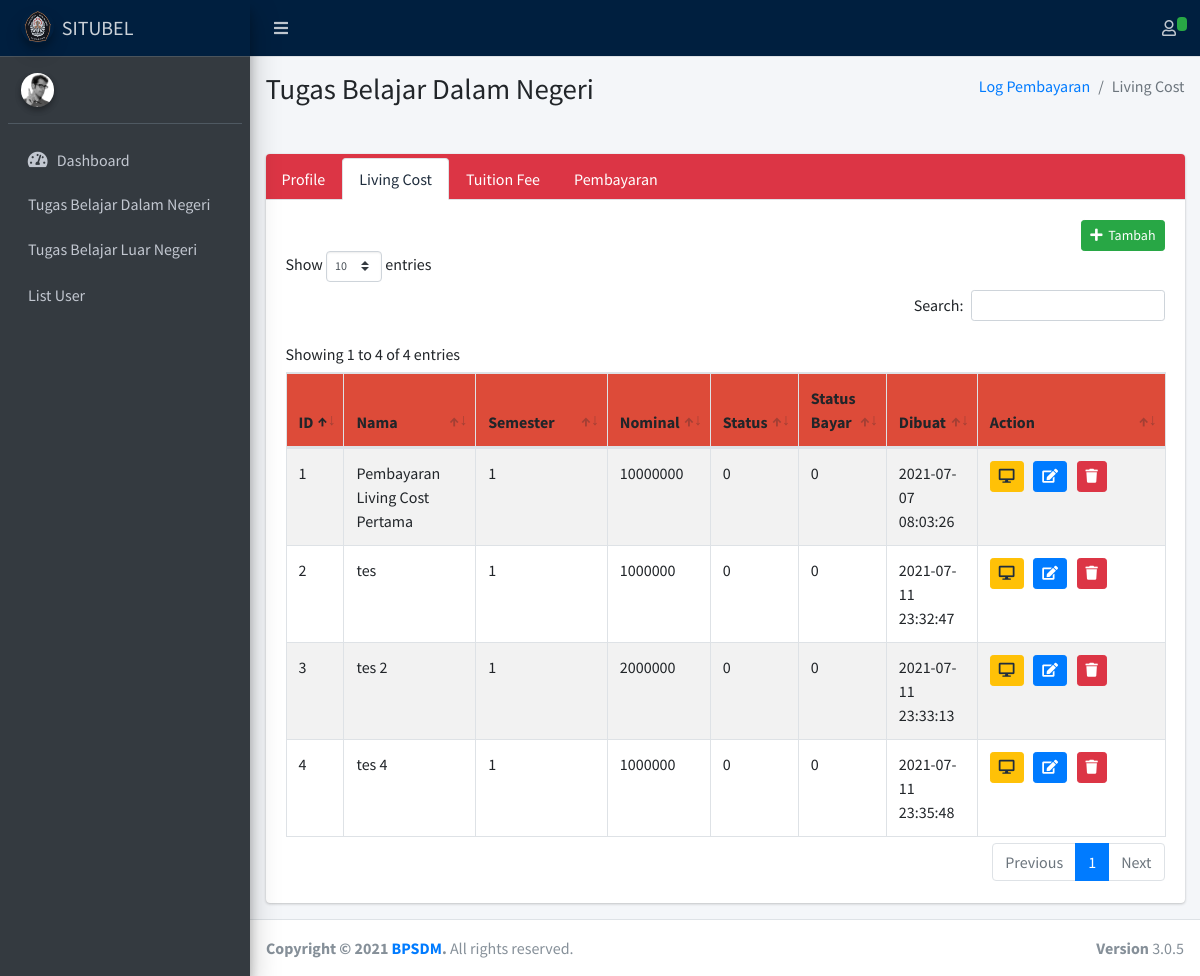
The app's page /admin/tubeldn/livingcost/4 with its own data.
### tables this page shows
CREATE TABLE `report` (
  `id` int(11) NOT NULL,
  `users_id` int(11) NOT NULL,
  `study_id` int(11) NOT NULL,
  `report_bayar_id` int(11) NOT NULL,
  `nama` varchar(255) NOT NULL,
  `start_date` date NOT NULL,
  `end_date` date NOT NULL,
  `semester` varchar(16) NOT NULL,
  `nominal` varchar(64) NOT NULL,
  `status` int(4) NOT NULL COMMENT '0 : waiting\r\n1 : done\r\n2 : onprocess\r\n3 : rejected',
  `keterangan` text NOT NULL,
  `komentar` text NOT NULL,
  `status_bayar` int(4) NOT NULL COMMENT '0 : unpaid\r\n1 : paid\r\n2 : onprocess',
  `created_at` datetime NOT NULL,
  `updated_at` datetime NOT NULL,
  `admin` int(11) NOT NULL,
  `approved_at` datetime NOT NULL,
  `report_type_id` int(11) NOT NULL
);

### application/controllers/adminweb/MonitoringDn.php (called while the page is built, shortened)
<?php
class MonitoringDn extends CI_Controller {
    public function __construct()
    {
        $this->load->model('UserModel');
        $this->load->model('StudyModel');
        $this->load->model('ReportModel');
        $this->load->model('ReporttypeModel');
        $this->load->model('ReportbayarModel');
    }
	public function livingcost()
	{
		$id = $this->uri->segment(4);
		$report_type = $this->ReporttypeModel->show_id(1);
		$reports = $this->ReportModel->show_report_tubeldn($id,$report_type->id);
        $this->load->view('main_admin.php',[
            "page" => "monitoringdn",
            "content" => [],
			"category" => 'livingcost',
			"users_id" => $id,
			"reports" => $reports
        ]);
	}
}

### index.php (called while the page is built, shortened)
<?php
require_once BASEPATH.'core/CodeIgniter.php';

### application/models/ReporttypeModel.php (called while the page is built, shortened)
<?php if(!defined('BASEPATH')) exit('Hacking Attempt : Keluar dari sistem..!!');
class ReporttypeModel extends CI_Model
{
	public function show_id($id)
    {
        $this->db->select('*');
		$this->db->where('id',$id);
        return $this->db->get('report_type')->result()[0];
    }
}

### application/models/ReportModel.php (called while the page is built, shortened)
<?php if(!defined('BASEPATH')) exit('Hacking Attempt : Keluar dari sistem..!!');
class ReportModel extends CI_Model
{
	public function show_report_tubeldn($id,$id_report)
    {
        $this->db->select('*');
		$this->db->where('users_id',$id);
		$this->db->where('report_type_id',$id_report);
        return $this->db->get('report')->result();
    }
}

### application/views/pages/admin/monitoringdn.php (the view, shortened to what this page needs)
<div class="content-wrapper">
	<section class="content-header">
		<div class="container-fluid">
			<div class="row mb-2">
				<div class="col-sm-6">
					<h1>Tugas Belajar Dalam Negeri</h1>
				</div>
				<div class="col-sm-6">
					<ol class="breadcrumb float-sm-right">
						<li class="breadcrumb-item"><a href="#">Log Pembayaran</a></li>
						<li class="breadcrumb-item active">Living Cost</li>
					</ol>
				</div>
			</div>
		</div>
	</section>
	<br>
	<section class="content">
		<div class="container-fluid">
			<div class="row">
				<div class="col-12">
					<div class="card card-danger card-tabs">
						<div class="card-header p-0 pt-1">
							<ul class="nav nav-tabs" id="custom-tabs-one-tab" role="tablist">
								<li class="nav-item">
									<a class="nav-link <?= $category == 'profile' ?'active':''?>"
										id="custom-tabs-one-home-tab"
										href="<?= base_url('admin/monitoringdn/').$users_id ?>" role="tab"
										aria-controls="custom-tabs-one-home" aria-selected="true">Profile</a>
								</li>
								<li class="nav-item">
									<a class="nav-link <?= $category == 'livingcost' ?'active':''?>"
										id="custom-tabs-one-home-tab"
										href="<?= base_url('admin/tubeldn/livingcost/').$users_id ?>" role="tab"
										aria-controls="custom-tabs-one-home" aria-selected="true">Living Cost</a>
								</li>
								<li class="nav-item">
									<a class="nav-link <?= $category == 'tuitionfee' ?'active':''?>"
										id="custom-tabs-one-profile-tab"
										href="<?= base_url('admin/tubeldn/tuitionfee/').$users_id ?>" role="tab"
										aria-controls="custom-tabs-one-profile" aria-selected="false">Tuition Fee</a>
								</li>
								<li class="nav-item">
									<a class="nav-link <?= $category == 'pembayaran' ?'active':''?>"
										id="custom-tabs-one-messages-tab"
										href="<?= base_url('admin/tubeldn/pembayaran/').$users_id ?>" role="tab"
										aria-controls="custom-tabs-one-messages" aria-selected="false">Pembayaran</a>
								</li>
							</ul>
						</div>
						<div class="card-body">
							<div class="tab-content" id="custom-tabs-one-tabContent">
								<div class="tab-pane fade  <?= $category == 'livingcost' ?'show active':''?>"
									id="custom-tabs-one-home" role="tabpanel"
									aria-labelledby="custom-tabs-one-home-tab">
									<div class="text-right">
								<button type="button" class="btn btn-sm btn-success" data-toggle="modal"
									data-target="#tambah-living-cost"><i class="fa fa-plus"></i>&nbsp&nbspTambah</button>
									</div>
									<table class="table table-striped table-bordered table-hover dataku">
										<thead class="atas">
											<tr>
												<th width="5%">ID</th>
												<th width="15%">Nama</th>
												<th width="15%">Semester</th>
												<th width="10%">Nominal</th>
												<th width="10%">Status</th>
												<th width="10%">Status Bayar</td>
												<th width="10%">Dibuat</td>
												<th>Action</th>
											</tr>
										</thead>
										<tbody>
											<?php
											$no=1;
											if(@$reports != NULL) {
											foreach ($reports as $report) {
											?>
											<tr>
												<td><?php echo $no; ?></td>
												<td><?php echo $report->nama; ?></td>
												<td><?php echo $report->semester; ?></td>
												<td><?php echo $report->nominal; ?></td>
												<td><?php echo $report->status; ?></td>
												<td><?php echo $report->status_bayar; ?></td>
												<td><?php echo $report->created_at; ?></td>
												<td>
													<a class="btn btn-warning btn-sm"
														href="<?= base_url("admin/monitoringdn/").$report->id ?>"><i
															class="fa fa-desktop "></i></a>&nbsp&nbsp
													<button type="button" class="btn btn-sm btn-primary"
														data-toggle="modal"
														data-target="#edit-report<?php echo $report->id;?>"><i
															class="fa fa-edit"></i></button>&nbsp&nbsp
													<?php if($report->status!=1) { ?>
													<a class="btn btn-danger btn-sm delete-link"
														href="<?= base_url('User/delete/'.$report->id);?>"><i
															class="fa fa-trash "></i></a>
													<?php } ?>
												</td>
											</tr>
											<?php $no++; }
											} ?>
										</tbody>
									</table>
								</div>
							</div>
						</div>
					</div>
				</div>
			</div>
		</div>
</div>
</div>

### application/views/templates/admin/head.php (style rules this page uses)
.atas { background-color: #DD4B39; border-color: green; border-color: green; }

### records on screen
report: nama "Pembayaran Living Cost Pertama", semester "1", nominal "10000000", status "0", status_bayar "0", created_at "2021-07-07 08:03:26"
report: nama "tes", semester "1", nominal "1000000", status "0", status_bayar "0", created_at "2021-07-11 23:32:47"
report: nama "tes 2", semester "1", nominal "2000000", status "0", status_bayar "0", created_at "2021-07-11 23:33:13"
report: nama "tes 4", semester "1", nominal "1000000", status "0", status_bayar "0", created_at "2021-07-11 23:35:48"
